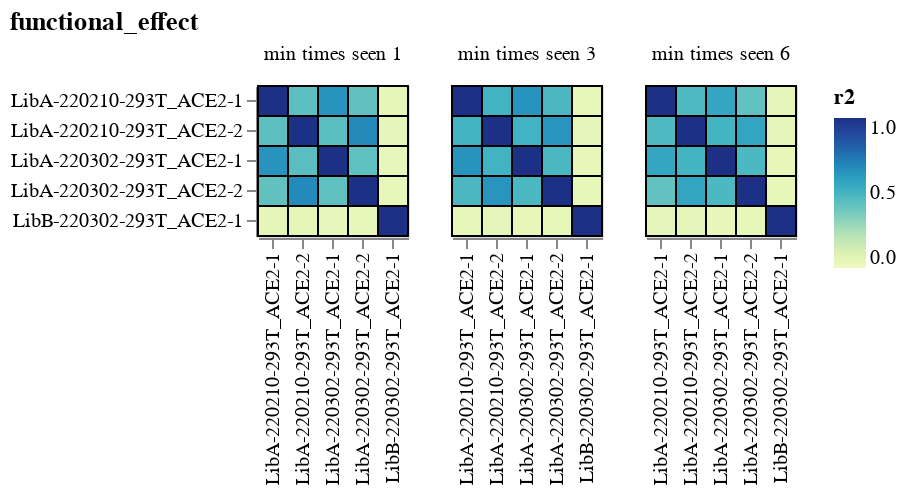
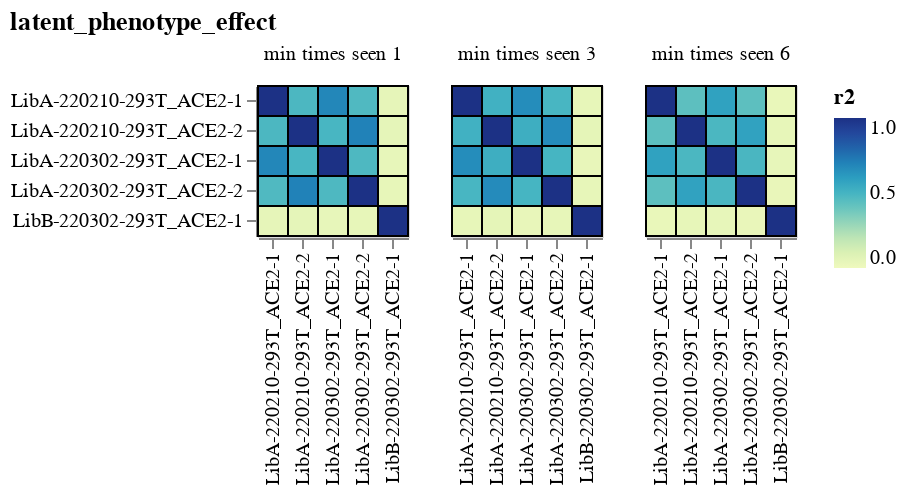

Source (notebook cell) for these figures, in order:
### Markdown cell above
## Correlations among selections
C

### Code cell
# We compute for several times seen values, get those:
try:
    init_times_seen = params["plot_kwargs"]["addtl_slider_stats"]["times_seen"]
except KeyError:
    print("No times seen in params, using a value of 3")
    init_times_seen = 3

func_effects_tidy = (
    func_effects
    .assign(mutation=lambda x: x["wildtype"] + x["site"].astype(str) + x["mutant"])
    .melt(
        id_vars=["selection", "mutation", "times_seen"],
        value_vars=["latent_phenotype_effect", "functional_effect"],
        var_name="phenotype",
        value_name="effect",
    )
)

# do analysise for each "times_seen"
func_effects_tidy = pd.concat(
    [
        func_effects_tidy.query("times_seen >= @t").assign(min_times_seen=t)
        for t in [1, init_times_seen, 2 * init_times_seen]
    ]
)
     

corrs = (
    dms_variants.utils.tidy_to_corr(
        df=func_effects_tidy,
        sample_col="selection",
        label_col="mutation",
        value_col="effect",
        group_cols=["phenotype", "min_times_seen"],
    )
    .assign(r2=lambda x: x["correlation"]**2)
    .drop(columns="correlation")
    .assign(
        min_times_seen=lambda x: "min times seen " + x["min_times_seen"].astype(str)
    )
)

for phenotype, phenotype_corr in corrs.groupby("phenotype"):
    corr_chart = (
        alt.Chart(phenotype_corr)
        .encode(
            alt.X("selection_1", title=None),
            alt.Y("selection_2", title=None),
            column=alt.Column("min_times_seen", title=None),
            color=alt.Color("r2", scale=alt.Scale(zero=True)),
            tooltip=[
                alt.Tooltip(c, format=".3g") if c == "r2" else c
                for c in ["phenotype", "selection_1", "selection_2", "r2"]
            ],
        )
        .mark_rect(stroke="black")
        .properties(width=alt.Step(15), height=alt.Step(15), title=phenotype)
        .configure_axis(labelLimit=500)
    )

    display(corr_chart)

### Figure 1 — Vega-Lite specification as saved in the notebook (floating-point values rounded to 4 significant figures)
{"config": {"view": {"continuousWidth": 300, "continuousHeight": 300}, "axis": {"labelLimit": 500}}, "data": {"name": "data-de4f6b9f753d1374e2efee74d92ac7f4"}, "mark": {"type": "rect", "stroke": "black"}, "encoding": {"color": {"field": "r2", "scale": {"zero": true}, "type": "quantitative"}, "column": {"field": "min_times_seen", "title": null, "type": "nominal"}, "tooltip": [{"field": "phenotype", "type": "nominal"}, {"field": "selection_1", "type": "nominal"}, {"field": "selection_2", "type": "nominal"}, {"field": "r2", "format": ".3g", "type": "quantitative"}], "x": {"field": "selection_1", "title": null, "type": "nominal"}, "y": {"field": "selection_2", "title": null, "type": "nominal"}}, "height": {"step": 15}, "title": "functional_effect", "width": {"step": 15}, "$schema": "https://vega.github.io/schema/vega-lite/v5.8.0.json", "datasets": {"data-de4f6b9f753d1374e2efee74d92ac7f4": [{"phenotype": "functional_effect", "min_times_seen": "min times seen 1", "selection_1": "LibA-220210-293T_ACE2-1", "selection_2": "LibA-220210-293T_ACE2-1", "r2": 1.0}, {"phenotype": "functional_effect", "min_times_seen": "min times seen 1", "selection_1": "LibA-220210-293T_ACE2-2", "selection_2": "LibA-220210-293T_ACE2-1", "r2": 0.4335}, {"phenotype": "functional_effect", "min_times_seen": "min times seen 1", "selection_1": "LibA-220302-293T_ACE2-1", "selection_2": "LibA-220210-293T_ACE2-1", "r2": 0.6399}, {"phenotype": "functional_effect", "min_times_seen": "min times seen 1", "selection_1": "LibA-220302-293T_ACE2-2", "selection_2": "LibA-220210-293T_ACE2-1", "r2": 0.4206}, {"phenotype": "functional_effect", "min_times_seen": "min times seen 1", "selection_1": "LibB-220302-293T_ACE2-1", "selection_2": "LibA-220210-293T_ACE2-1", "r2": 0.0435}, {"phenotype": "functional_effect", "min_times_seen": "min times seen 3", "selection_1": "LibA-220210-293T_ACE2-1", "selection_2": "LibA-220210-293T_ACE2-1", "r2": 1.0}, {"phenotype": "functional_effect", "min_times_seen": "min times seen 3", "selection_1": "LibA-220210-293T_ACE2-2", "selection_2": "LibA-220210-293T_ACE2-1", "r2": 0.5081}, {"phenotype": "functional_effect", "min_times_seen": "min times seen 3", "selection_1": "LibA-220302-293T_ACE2-1", "selection_2": "LibA-220210-293T_ACE2-1", "r2": 0.6355}, {"phenotype": "functional_effect", "min_times_seen": "min times seen 3", "selection_1": "LibA-220302-293T_ACE2-2", "selection_2": "LibA-220210-293T_ACE2-1", "r2": 0.4808}, {"phenotype": "functional_effect", "min_times_seen": "min times seen 3", "selection_1": "LibB-220302-293T_ACE2-1", "selection_2": "LibA-220210-293T_ACE2-1", "r2": 0.03934}, {"phenotype": "functional_effect", "min_times_seen": "min times seen 6", "selection_1": "LibA-220210-293T_ACE2-1", "selection_2": "LibA-220210-293T_ACE2-1", "r2": 1.0}, {"phenotype": "functional_effect", "min_times_seen": "min times seen 6", "selection_1": "LibA-220210-293T_ACE2-2", "selection_2": "LibA-220210-293T_ACE2-1", "r2": 0.4715}, {"phenotype": "functional_effect", "min_times_seen": "min times seen 6", "selection_1": "LibA-220302-293T_ACE2-1", "selection_2": "LibA-220210-293T_ACE2-1", "r2": 0.564}, {"phenotype": "functional_effect", "min_times_seen": "min times seen 6", "selection_1": "LibA-220302-293T_ACE2-2", "selection_2": "LibA-220210-293T_ACE2-1", "r2": 0.4199}, {"phenotype": "functional_effect", "min_times_seen": "min times seen 6", "selection_1": "LibB-220302-293T_ACE2-1", "selection_2": "LibA-220210-293T_ACE2-1", "r2": 0.04534}, {"phenotype": "functional_effect", "min_times_seen": "min times seen 1", "selection_1": "LibA-220210-293T_ACE2-1", "selection_2": "LibA-220210-293T_ACE2-2", "r2": 0.4335}, {"phenotype": "functional_effect", "min_times_seen": "min times seen 1", "selection_1": "LibA-220210-293T_ACE2-2", "selection_2": "LibA-220210-293T_ACE2-2", "r2": 1.0}, {"phenotype": "functional_effect", "min_times_seen": "min times seen 1", "selection_1": "LibA-220302-293T_ACE2-1", "selection_2": "LibA-220210-293T_ACE2-2", "r2": 0.4413}, {"phenotype": "functional_effect", "min_times_seen": "min times seen 1", "selection_1": "LibA-220302-293T_ACE2-2", "selection_2": "LibA-220210-293T_ACE2-2", "r2": 0.6712}, {"phenotype": "functional_effect", "min_times_seen": "min times seen 1", "selection_1": "LibB-220302-293T_ACE2-1", "selection_2": "LibA-220210-293T_ACE2-2", "r2": 0.04571}, {"phenotype": "functional_effect", "min_times_seen": "min times seen 3", "selection_1": "LibA-220210-293T_ACE2-1", "selection_2": "LibA-220210-293T_ACE2-2", "r2": 0.5081}, {"phenotype": "functional_effect", "min_times_seen": "min times seen 3", "selection_1": "LibA-220210-293T_ACE2-2", "selection_2": "LibA-220210-293T_ACE2-2", "r2": 1.0}, {"phenotype": "functional_effect", "min_times_seen": "min times seen 3", "selection_1": "LibA-220302-293T_ACE2-1", "selection_2": "LibA-220210-293T_ACE2-2", "r2": 0.5096}, {"phenotype": "functional_effect", "min_times_seen": "min times seen 3", "selection_1": "LibA-220302-293T_ACE2-2", "selection_2": "LibA-220210-293T_ACE2-2", "r2": 0.6304}, {"phenotype": "functional_effect", "min_times_seen": "min times seen 3", "selection_1": "LibB-220302-293T_ACE2-1", "selection_2": "LibA-220210-293T_ACE2-2", "r2": 0.04604}, {"phenotype": "functional_effect", "min_times_seen": "min times seen 6", "selection_1": "LibA-220210-293T_ACE2-1", "selection_2": "LibA-220210-293T_ACE2-2", "r2": 0.4715}, {"phenotype": "functional_effect", "min_times_seen": "min times seen 6", "selection_1": "LibA-220210-293T_ACE2-2", "selection_2": "LibA-220210-293T_ACE2-2", "r2": 1.0}, {"phenotype": "functional_effect", "min_times_seen": "min times seen 6", "selection_1": "LibA-220302-293T_ACE2-1", "selection_2": "LibA-220210-293T_ACE2-2", "r2": 0.5044}, {"phenotype": "functional_effect", "min_times_seen": "min times seen 6", "selection_1": "LibA-220302-293T_ACE2-2", "selection_2": "LibA-220210-293T_ACE2-2", "r2": 0.5666}, {"phenotype": "functional_effect", "min_times_seen": "min times seen 6", "selection_1": "LibB-220302-293T_ACE2-1", "selection_2": "LibA-220210-293T_ACE2-2", "r2": 0.04844}, {"phenotype": "functional_effect", "min_times_seen": "min times seen 1", "selection_1": "LibA-220210-293T_ACE2-1", "selection_2": "LibA-220302-293T_ACE2-1", "r2": 0.6399}, {"phenotype": "functional_effect", "min_times_seen": "min times seen 1", "selection_1": "LibA-220210-293T_ACE2-2", "selection_2": "LibA-220302-293T_ACE2-1", "r2": 0.4413}, {"phenotype": "functional_effect", "min_times_seen": "min times seen 1", "selection_1": "LibA-220302-293T_ACE2-1", "selection_2": "LibA-220302-293T_ACE2-1", "r2": 1.0}, {"phenotype": "functional_effect", "min_times_seen": "min times seen 1", "selection_1": "LibA-220302-293T_ACE2-2", "selection_2": "LibA-220302-293T_ACE2-1", "r2": 0.4314}, {"phenotype": "functional_effect", "min_times_seen": "min times seen 1", "selection_1": "LibB-220302-293T_ACE2-1", "selection_2": "LibA-220302-293T_ACE2-1", "r2": 0.03796}, {"phenotype": "functional_effect", "min_times_seen": "min times seen 3", "selection_1": "LibA-220210-293T_ACE2-1", "selection_2": "LibA-220302-293T_ACE2-1", "r2": 0.6355}, {"phenotype": "functional_effect", "min_times_seen": "min times seen 3", "selection_1": "LibA-220210-293T_ACE2-2", "selection_2": "LibA-220302-293T_ACE2-1", "r2": 0.5096}, {"phenotype": "functional_effect", "min_times_seen": "min times seen 3", "selection_1": "LibA-220302-293T_ACE2-1", "selection_2": "LibA-220302-293T_ACE2-1", "r2": 1.0}, {"phenotype": "functional_effect", "min_times_seen": "min times seen 3", "selection_1": "LibA-220302-293T_ACE2-2", "selection_2": "LibA-220302-293T_ACE2-1", "r2": 0.4821}, {"phenotype": "functional_effect", "min_times_seen": "min times seen 3", "selection_1": "LibB-220302-293T_ACE2-1", "selection_2": "LibA-220302-293T_ACE2-1", "r2": 0.03438}, {"phenotype": "functional_effect", "min_times_seen": "min times seen 6", "selection_1": "LibA-220210-293T_ACE2-1", "selection_2": "LibA-220302-293T_ACE2-1", "r2": 0.564}, {"phenotype": "functional_effect", "min_times_seen": "min times seen 6", "selection_1": "LibA-220210-293T_ACE2-2", "selection_2": "LibA-220302-293T_ACE2-1", "r2": 0.5044}, {"phenotype": "functional_effect", "min_times_seen": "min times seen 6", "selection_1": "LibA-220302-293T_ACE2-1", "selection_2": "LibA-220302-293T_ACE2-1", "r2": 1.0}, {"phenotype": "functional_effect", "min_times_seen": "min times seen 6", "selection_1": "LibA-220302-293T_ACE2-2", "selection_2": "LibA-220302-293T_ACE2-1", "r2": 0.4792}, {"phenotype": "functional_effect", "min_times_seen": "min times seen 6", "selection_1": "LibB-220302-293T_ACE2-1", "selection_2": "LibA-220302-293T_ACE2-1", "r2": 0.03655}, {"phenotype": "functional_effect", "min_times_seen": "min times seen 1", "selection_1": "LibA-220210-293T_ACE2-1", "selection_2": "LibA-220302-293T_ACE2-2", "r2": 0.4206}, {"phenotype": "functional_effect", "min_times_seen": "min times seen 1", "selection_1": "LibA-220210-293T_ACE2-2", "selection_2": "LibA-220302-293T_ACE2-2", "r2": 0.6712}, {"phenotype": "functional_effect", "min_times_seen": "min times seen 1", "selection_1": "LibA-220302-293T_ACE2-1", "selection_2": "LibA-220302-293T_ACE2-2", "r2": 0.4314}, {"phenotype": "functional_effect", "min_times_seen": "min times seen 1", "selection_1": "LibA-220302-293T_ACE2-2", "selection_2": "LibA-220302-293T_ACE2-2", "r2": 1.0}, {"phenotype": "functional_effect", "min_times_seen": "min times seen 1", "selection_1": "LibB-220302-293T_ACE2-1", "selection_2": "LibA-220302-293T_ACE2-2", "r2": 0.03995}, {"phenotype": "functional_effect", "min_times_seen": "min times seen 3", "selection_1": "LibA-220210-293T_ACE2-1", "selection_2": "LibA-220302-293T_ACE2-2", "r2": 0.4808}, {"phenotype": "functional_effect", "min_times_seen": "min times seen 3", "selection_1": "LibA-220210-293T_ACE2-2", "selection_2": "LibA-220302-293T_ACE2-2", "r2": 0.6304}, {"phenotype": "functional_effect", "min_times_seen": "min times seen 3", "selection_1": "LibA-220302-293T_ACE2-1", "selection_2": "LibA-220302-293T_ACE2-2", "r2": 0.4821}, {"phenotype": "functional_effect", "min_times_seen": "min times seen 3", "selection_1": "LibA-220302-293T_ACE2-2", "selection_2": "LibA-220302-293T_ACE2-2", "r2": 1.0}, {"phenotype": "functional_effect", "min_times_seen": "min times seen 3", "selection_1": "LibB-220302-293T_ACE2-1", "selection_2": "LibA-220302-293T_ACE2-2", "r2": 0.04168}, {"phenotype": "functional_effect", "min_times_seen": "min times seen 6", "selection_1": "LibA-220210-293T_ACE2-1", "selection_2": "LibA-220302-293T_ACE2-2", "r2": 0.4199}, {"phenotype": "functional_effect", "min_times_seen": "min times seen 6", "selection_1": "LibA-220210-293T_ACE2-2", "selection_2": "LibA-220302-293T_ACE2-2", "r2": 0.5666}, {"phenotype": "functional_effect", "min_times_seen": "min times seen 6", "selection_1": "LibA-220302-293T_ACE2-1", "selection_2": "LibA-220302-293T_ACE2-2", "r2": 0.4792}, {"phenotype": "functional_effect", "min_times_seen": "min times seen 6", "selection_1": "LibA-220302-293T_ACE2-2", "selection_2": "LibA-220302-293T_ACE2-2", "r2": 1.0}, {"phenotype": "functional_effect", "min_times_seen": "min times seen 6", "selection_1": "LibB-220302-293T_ACE2-1", "selection_2": "LibA-220302-293T_ACE2-2", "r2": 0.04148}, {"phenotype": "functional_effect", "min_times_seen": "min times seen 1", "selection_1": "LibA-220210-293T_ACE2-1", "selection_2": "LibB-220302-293T_ACE2-1", "r2": 0.0435}, {"phenotype": "functional_effect", "min_times_seen": "min times seen 1", "selection_1": "LibA-220210-293T_ACE2-2", "selection_2": "LibB-220302-293T_ACE2-1", "r2": 0.04571}, {"phenotype": "functional_effect", "min_times_seen": "min times seen 1", "selection_1": "LibA-220302-293T_ACE2-1", "selection_2": "LibB-220302-293T_ACE2-1", "r2": 0.03796}, {"phenotype": "functional_effect", "min_times_seen": "min times seen 1", "selection_1": "LibA-220302-293T_ACE2-2", "selection_2": "LibB-220302-293T_ACE2-1", "r2": 0.03995}, {"phenotype": "functional_effect", "min_times_seen": "min times seen 1", "selection_1": "LibB-220302-293T_ACE2-1", "selection_2": "LibB-220302-293T_ACE2-1", "r2": 1.0}, {"phenotype": "functional_effect", "min_times_seen": "min times seen 3", "selection_1": "LibA-220210-293T_ACE2-1", "selection_2": "LibB-220302-293T_ACE2-1", "r2": 0.03934}, {"phenotype": "functional_effect", "min_times_seen": "min times seen 3", "selection_1": "LibA-220210-293T_ACE2-2", "selection_2": "LibB-220302-293T_ACE2-1", "r2": 0.04604}, {"phenotype": "functional_effect", "min_times_seen": "min times seen 3", "selection_1": "LibA-220302-293T_ACE2-1", "selection_2": "LibB-220302-293T_ACE2-1", "r2": 0.03438}, {"phenotype": "functional_effect", "min_times_seen": "min times seen 3", "selection_1": "LibA-220302-293T_ACE2-2", "selection_2": "LibB-220302-293T_ACE2-1", "r2": 0.04168}, {"phenotype": "functional_effect", "min_times_seen": "min times seen 3", "selection_1": "LibB-220302-293T_ACE2-1", "selection_2": "LibB-220302-293T_ACE2-1", "r2": 1.0}, {"phenotype": "functional_effect", "min_times_seen": "min times seen 6", "selection_1": "LibA-220210-293T_ACE2-1", "selection_2": "LibB-220302-293T_ACE2-1", "r2": 0.04534}, {"phenotype": "functional_effect", "min_times_seen": "min times seen 6", "selection_1": "LibA-220210-293T_ACE2-2", "selection_2": "LibB-220302-293T_ACE2-1", "r2": 0.04844}, {"phenotype": "functional_effect", "min_times_seen": "min times seen 6", "selection_1": "LibA-220302-293T_ACE2-1", "selection_2": "LibB-220302-293T_ACE2-1", "r2": 0.03655}, {"phenotype": "functional_effect", "min_times_seen": "min times seen 6", "selection_1": "LibA-220302-293T_ACE2-2", "selection_2": "LibB-220302-293T_ACE2-1", "r2": 0.04148}, {"phenotype": "functional_effect", "min_times_seen": "min times seen 6", "selection_1": "LibB-220302-293T_ACE2-1", "selection_2": "LibB-220302-293T_ACE2-1", "r2": 1.0}]}}

### Figure 2 — Vega-Lite specification as saved in the notebook (floating-point values rounded to 4 significant figures)
{"config": {"view": {"continuousWidth": 300, "continuousHeight": 300}, "axis": {"labelLimit": 500}}, "data": {"name": "data-ec3a17ecc8b82ded6dfc0f7082e5cbd2"}, "mark": {"type": "rect", "stroke": "black"}, "encoding": {"color": {"field": "r2", "scale": {"zero": true}, "type": "quantitative"}, "column": {"field": "min_times_seen", "title": null, "type": "nominal"}, "tooltip": [{"field": "phenotype", "type": "nominal"}, {"field": "selection_1", "type": "nominal"}, {"field": "selection_2", "type": "nominal"}, {"field": "r2", "format": ".3g", "type": "quantitative"}], "x": {"field": "selection_1", "title": null, "type": "nominal"}, "y": {"field": "selection_2", "title": null, "type": "nominal"}}, "height": {"step": 15}, "title": "latent_phenotype_effect", "width": {"step": 15}, "$schema": "https://vega.github.io/schema/vega-lite/v5.8.0.json", "datasets": {"data-ec3a17ecc8b82ded6dfc0f7082e5cbd2": [{"phenotype": "latent_phenotype_effect", "min_times_seen": "min times seen 1", "selection_1": "LibA-220210-293T_ACE2-1", "selection_2": "LibA-220210-293T_ACE2-1", "r2": 1.0}, {"phenotype": "latent_phenotype_effect", "min_times_seen": "min times seen 1", "selection_1": "LibA-220210-293T_ACE2-2", "selection_2": "LibA-220210-293T_ACE2-1", "r2": 0.4807}, {"phenotype": "latent_phenotype_effect", "min_times_seen": "min times seen 1", "selection_1": "LibA-220302-293T_ACE2-1", "selection_2": "LibA-220210-293T_ACE2-1", "r2": 0.6813}, {"phenotype": "latent_phenotype_effect", "min_times_seen": "min times seen 1", "selection_1": "LibA-220302-293T_ACE2-2", "selection_2": "LibA-220210-293T_ACE2-1", "r2": 0.4698}, {"phenotype": "latent_phenotype_effect", "min_times_seen": "min times seen 1", "selection_1": "LibB-220302-293T_ACE2-1", "selection_2": "LibA-220210-293T_ACE2-1", "r2": 0.04413}, {"phenotype": "latent_phenotype_effect", "min_times_seen": "min times seen 3", "selection_1": "LibA-220210-293T_ACE2-1", "selection_2": "LibA-220210-293T_ACE2-1", "r2": 1.0}, {"phenotype": "latent_phenotype_effect", "min_times_seen": "min times seen 3", "selection_1": "LibA-220210-293T_ACE2-2", "selection_2": "LibA-220210-293T_ACE2-1", "r2": 0.5147}, {"phenotype": "latent_phenotype_effect", "min_times_seen": "min times seen 3", "selection_1": "LibA-220302-293T_ACE2-1", "selection_2": "LibA-220210-293T_ACE2-1", "r2": 0.662}, {"phenotype": "latent_phenotype_effect", "min_times_seen": "min times seen 3", "selection_1": "LibA-220302-293T_ACE2-2", "selection_2": "LibA-220210-293T_ACE2-1", "r2": 0.4908}, {"phenotype": "latent_phenotype_effect", "min_times_seen": "min times seen 3", "selection_1": "LibB-220302-293T_ACE2-1", "selection_2": "LibA-220210-293T_ACE2-1", "r2": 0.03939}, {"phenotype": "latent_phenotype_effect", "min_times_seen": "min times seen 6", "selection_1": "LibA-220210-293T_ACE2-1", "selection_2": "LibA-220210-293T_ACE2-1", "r2": 1.0}, {"phenotype": "latent_phenotype_effect", "min_times_seen": "min times seen 6", "selection_1": "LibA-220210-293T_ACE2-2", "selection_2": "LibA-220210-293T_ACE2-1", "r2": 0.4346}, {"phenotype": "latent_phenotype_effect", "min_times_seen": "min times seen 6", "selection_1": "LibA-220302-293T_ACE2-1", "selection_2": "LibA-220210-293T_ACE2-1", "r2": 0.584}, {"phenotype": "latent_phenotype_effect", "min_times_seen": "min times seen 6", "selection_1": "LibA-220302-293T_ACE2-2", "selection_2": "LibA-220210-293T_ACE2-1", "r2": 0.4324}, {"phenotype": "latent_phenotype_effect", "min_times_seen": "min times seen 6", "selection_1": "LibB-220302-293T_ACE2-1", "selection_2": "LibA-220210-293T_ACE2-1", "r2": 0.02876}, {"phenotype": "latent_phenotype_effect", "min_times_seen": "min times seen 1", "selection_1": "LibA-220210-293T_ACE2-1", "selection_2": "LibA-220210-293T_ACE2-2", "r2": 0.4807}, {"phenotype": "latent_phenotype_effect", "min_times_seen": "min times seen 1", "selection_1": "LibA-220210-293T_ACE2-2", "selection_2": "LibA-220210-293T_ACE2-2", "r2": 1.0}, {"phenotype": "latent_phenotype_effect", "min_times_seen": "min times seen 1", "selection_1": "LibA-220302-293T_ACE2-1", "selection_2": "LibA-220210-293T_ACE2-2", "r2": 0.4906}, {"phenotype": "latent_phenotype_effect", "min_times_seen": "min times seen 1", "selection_1": "LibA-220302-293T_ACE2-2", "selection_2": "LibA-220210-293T_ACE2-2", "r2": 0.7007}, {"phenotype": "latent_phenotype_effect", "min_times_seen": "min times seen 1", "selection_1": "LibB-220302-293T_ACE2-1", "selection_2": "LibA-220210-293T_ACE2-2", "r2": 0.04792}, {"phenotype": "latent_phenotype_effect", "min_times_seen": "min times seen 3", "selection_1": "LibA-220210-293T_ACE2-1", "selection_2": "LibA-220210-293T_ACE2-2", "r2": 0.5147}, {"phenotype": "latent_phenotype_effect", "min_times_seen": "min times seen 3", "selection_1": "LibA-220210-293T_ACE2-2", "selection_2": "LibA-220210-293T_ACE2-2", "r2": 1.0}, {"phenotype": "latent_phenotype_effect", "min_times_seen": "min times seen 3", "selection_1": "LibA-220302-293T_ACE2-1", "selection_2": "LibA-220210-293T_ACE2-2", "r2": 0.5266}, {"phenotype": "latent_phenotype_effect", "min_times_seen": "min times seen 3", "selection_1": "LibA-220302-293T_ACE2-2", "selection_2": "LibA-220210-293T_ACE2-2", "r2": 0.6678}, {"phenotype": "latent_phenotype_effect", "min_times_seen": "min times seen 3", "selection_1": "LibB-220302-293T_ACE2-1", "selection_2": "LibA-220210-293T_ACE2-2", "r2": 0.05236}, {"phenotype": "latent_phenotype_effect", "min_times_seen": "min times seen 6", "selection_1": "LibA-220210-293T_ACE2-1", "selection_2": "LibA-220210-293T_ACE2-2", "r2": 0.4346}, {"phenotype": "latent_phenotype_effect", "min_times_seen": "min times seen 6", "selection_1": "LibA-220210-293T_ACE2-2", "selection_2": "LibA-220210-293T_ACE2-2", "r2": 1.0}, {"phenotype": "latent_phenotype_effect", "min_times_seen": "min times seen 6", "selection_1": "LibA-220302-293T_ACE2-1", "selection_2": "LibA-220210-293T_ACE2-2", "r2": 0.4843}, {"phenotype": "latent_phenotype_effect", "min_times_seen": "min times seen 6", "selection_1": "LibA-220302-293T_ACE2-2", "selection_2": "LibA-220210-293T_ACE2-2", "r2": 0.5808}, {"phenotype": "latent_phenotype_effect", "min_times_seen": "min times seen 6", "selection_1": "LibB-220302-293T_ACE2-1", "selection_2": "LibA-220210-293T_ACE2-2", "r2": 0.04048}, {"phenotype": "latent_phenotype_effect", "min_times_seen": "min times seen 1", "selection_1": "LibA-220210-293T_ACE2-1", "selection_2": "LibA-220302-293T_ACE2-1", "r2": 0.6813}, {"phenotype": "latent_phenotype_effect", "min_times_seen": "min times seen 1", "selection_1": "LibA-220210-293T_ACE2-2", "selection_2": "LibA-220302-293T_ACE2-1", "r2": 0.4906}, {"phenotype": "latent_phenotype_effect", "min_times_seen": "min times seen 1", "selection_1": "LibA-220302-293T_ACE2-1", "selection_2": "LibA-220302-293T_ACE2-1", "r2": 1.0}, {"phenotype": "latent_phenotype_effect", "min_times_seen": "min times seen 1", "selection_1": "LibA-220302-293T_ACE2-2", "selection_2": "LibA-220302-293T_ACE2-1", "r2": 0.4738}, {"phenotype": "latent_phenotype_effect", "min_times_seen": "min times seen 1", "selection_1": "LibB-220302-293T_ACE2-1", "selection_2": "LibA-220302-293T_ACE2-1", "r2": 0.03832}, {"phenotype": "latent_phenotype_effect", "min_times_seen": "min times seen 3", "selection_1": "LibA-220210-293T_ACE2-1", "selection_2": "LibA-220302-293T_ACE2-1", "r2": 0.662}, {"phenotype": "latent_phenotype_effect", "min_times_seen": "min times seen 3", "selection_1": "LibA-220210-293T_ACE2-2", "selection_2": "LibA-220302-293T_ACE2-1", "r2": 0.5266}, {"phenotype": "latent_phenotype_effect", "min_times_seen": "min times seen 3", "selection_1": "LibA-220302-293T_ACE2-1", "selection_2": "LibA-220302-293T_ACE2-1", "r2": 1.0}, {"phenotype": "latent_phenotype_effect", "min_times_seen": "min times seen 3", "selection_1": "LibA-220302-293T_ACE2-2", "selection_2": "LibA-220302-293T_ACE2-1", "r2": 0.4969}, {"phenotype": "latent_phenotype_effect", "min_times_seen": "min times seen 3", "selection_1": "LibB-220302-293T_ACE2-1", "selection_2": "LibA-220302-293T_ACE2-1", "r2": 0.03448}, {"phenotype": "latent_phenotype_effect", "min_times_seen": "min times seen 6", "selection_1": "LibA-220210-293T_ACE2-1", "selection_2": "LibA-220302-293T_ACE2-1", "r2": 0.584}, {"phenotype": "latent_phenotype_effect", "min_times_seen": "min times seen 6", "selection_1": "LibA-220210-293T_ACE2-2", "selection_2": "LibA-220302-293T_ACE2-1", "r2": 0.4843}, {"phenotype": "latent_phenotype_effect", "min_times_seen": "min times seen 6", "selection_1": "LibA-220302-293T_ACE2-1", "selection_2": "LibA-220302-293T_ACE2-1", "r2": 1.0}, {"phenotype": "latent_phenotype_effect", "min_times_seen": "min times seen 6", "selection_1": "LibA-220302-293T_ACE2-2", "selection_2": "LibA-220302-293T_ACE2-1", "r2": 0.4861}, {"phenotype": "latent_phenotype_effect", "min_times_seen": "min times seen 6", "selection_1": "LibB-220302-293T_ACE2-1", "selection_2": "LibA-220302-293T_ACE2-1", "r2": 0.03881}, {"phenotype": "latent_phenotype_effect", "min_times_seen": "min times seen 1", "selection_1": "LibA-220210-293T_ACE2-1", "selection_2": "LibA-220302-293T_ACE2-2", "r2": 0.4698}, {"phenotype": "latent_phenotype_effect", "min_times_seen": "min times seen 1", "selection_1": "LibA-220210-293T_ACE2-2", "selection_2": "LibA-220302-293T_ACE2-2", "r2": 0.7007}, {"phenotype": "latent_phenotype_effect", "min_times_seen": "min times seen 1", "selection_1": "LibA-220302-293T_ACE2-1", "selection_2": "LibA-220302-293T_ACE2-2", "r2": 0.4738}, {"phenotype": "latent_phenotype_effect", "min_times_seen": "min times seen 1", "selection_1": "LibA-220302-293T_ACE2-2", "selection_2": "LibA-220302-293T_ACE2-2", "r2": 1.0}, {"phenotype": "latent_phenotype_effect", "min_times_seen": "min times seen 1", "selection_1": "LibB-220302-293T_ACE2-1", "selection_2": "LibA-220302-293T_ACE2-2", "r2": 0.04061}, {"phenotype": "latent_phenotype_effect", "min_times_seen": "min times seen 3", "selection_1": "LibA-220210-293T_ACE2-1", "selection_2": "LibA-220302-293T_ACE2-2", "r2": 0.4908}, {"phenotype": "latent_phenotype_effect", "min_times_seen": "min times seen 3", "selection_1": "LibA-220210-293T_ACE2-2", "selection_2": "LibA-220302-293T_ACE2-2", "r2": 0.6678}, {"phenotype": "latent_phenotype_effect", "min_times_seen": "min times seen 3", "selection_1": "LibA-220302-293T_ACE2-1", "selection_2": "LibA-220302-293T_ACE2-2", "r2": 0.4969}, {"phenotype": "latent_phenotype_effect", "min_times_seen": "min times seen 3", "selection_1": "LibA-220302-293T_ACE2-2", "selection_2": "LibA-220302-293T_ACE2-2", "r2": 1.0}, {"phenotype": "latent_phenotype_effect", "min_times_seen": "min times seen 3", "selection_1": "LibB-220302-293T_ACE2-1", "selection_2": "LibA-220302-293T_ACE2-2", "r2": 0.04223}, {"phenotype": "latent_phenotype_effect", "min_times_seen": "min times seen 6", "selection_1": "LibA-220210-293T_ACE2-1", "selection_2": "LibA-220302-293T_ACE2-2", "r2": 0.4324}, {"phenotype": "latent_phenotype_effect", "min_times_seen": "min times seen 6", "selection_1": "LibA-220210-293T_ACE2-2", "selection_2": "LibA-220302-293T_ACE2-2", "r2": 0.5808}, {"phenotype": "latent_phenotype_effect", "min_times_seen": "min times seen 6", "selection_1": "LibA-220302-293T_ACE2-1", "selection_2": "LibA-220302-293T_ACE2-2", "r2": 0.4861}, {"phenotype": "latent_phenotype_effect", "min_times_seen": "min times seen 6", "selection_1": "LibA-220302-293T_ACE2-2", "selection_2": "LibA-220302-293T_ACE2-2", "r2": 1.0}, {"phenotype": "latent_phenotype_effect", "min_times_seen": "min times seen 6", "selection_1": "LibB-220302-293T_ACE2-1", "selection_2": "LibA-220302-293T_ACE2-2", "r2": 0.03193}, {"phenotype": "latent_phenotype_effect", "min_times_seen": "min times seen 1", "selection_1": "LibA-220210-293T_ACE2-1", "selection_2": "LibB-220302-293T_ACE2-1", "r2": 0.04413}, {"phenotype": "latent_phenotype_effect", "min_times_seen": "min times seen 1", "selection_1": "LibA-220210-293T_ACE2-2", "selection_2": "LibB-220302-293T_ACE2-1", "r2": 0.04792}, {"phenotype": "latent_phenotype_effect", "min_times_seen": "min times seen 1", "selection_1": "LibA-220302-293T_ACE2-1", "selection_2": "LibB-220302-293T_ACE2-1", "r2": 0.03832}, {"phenotype": "latent_phenotype_effect", "min_times_seen": "min times seen 1", "selection_1": "LibA-220302-293T_ACE2-2", "selection_2": "LibB-220302-293T_ACE2-1", "r2": 0.04061}, {"phenotype": "latent_phenotype_effect", "min_times_seen": "min times seen 1", "selection_1": "LibB-220302-293T_ACE2-1", "selection_2": "LibB-220302-293T_ACE2-1", "r2": 1.0}, {"phenotype": "latent_phenotype_effect", "min_times_seen": "min times seen 3", "selection_1": "LibA-220210-293T_ACE2-1", "selection_2": "LibB-220302-293T_ACE2-1", "r2": 0.03939}, {"phenotype": "latent_phenotype_effect", "min_times_seen": "min times seen 3", "selection_1": "LibA-220210-293T_ACE2-2", "selection_2": "LibB-220302-293T_ACE2-1", "r2": 0.05236}, {"phenotype": "latent_phenotype_effect", "min_times_seen": "min times seen 3", "selection_1": "LibA-220302-293T_ACE2-1", "selection_2": "LibB-220302-293T_ACE2-1", "r2": 0.03448}, {"phenotype": "latent_phenotype_effect", "min_times_seen": "min times seen 3", "selection_1": "LibA-220302-293T_ACE2-2", "selection_2": "LibB-220302-293T_ACE2-1", "r2": 0.04223}, {"phenotype": "latent_phenotype_effect", "min_times_seen": "min times seen 3", "selection_1": "LibB-220302-293T_ACE2-1", "selection_2": "LibB-220302-293T_ACE2-1", "r2": 1.0}, {"phenotype": "latent_phenotype_effect", "min_times_seen": "min times seen 6", "selection_1": "LibA-220210-293T_ACE2-1", "selection_2": "LibB-220302-293T_ACE2-1", "r2": 0.02876}, {"phenotype": "latent_phenotype_effect", "min_times_seen": "min times seen 6", "selection_1": "LibA-220210-293T_ACE2-2", "selection_2": "LibB-220302-293T_ACE2-1", "r2": 0.04048}, {"phenotype": "latent_phenotype_effect", "min_times_seen": "min times seen 6", "selection_1": "LibA-220302-293T_ACE2-1", "selection_2": "LibB-220302-293T_ACE2-1", "r2": 0.03881}, {"phenotype": "latent_phenotype_effect", "min_times_seen": "min times seen 6", "selection_1": "LibA-220302-293T_ACE2-2", "selection_2": "LibB-220302-293T_ACE2-1", "r2": 0.03193}, {"phenotype": "latent_phenotype_effect", "min_times_seen": "min times seen 6", "selection_1": "LibB-220302-293T_ACE2-1", "selection_2": "LibB-220302-293T_ACE2-1", "r2": 1.0}]}}
